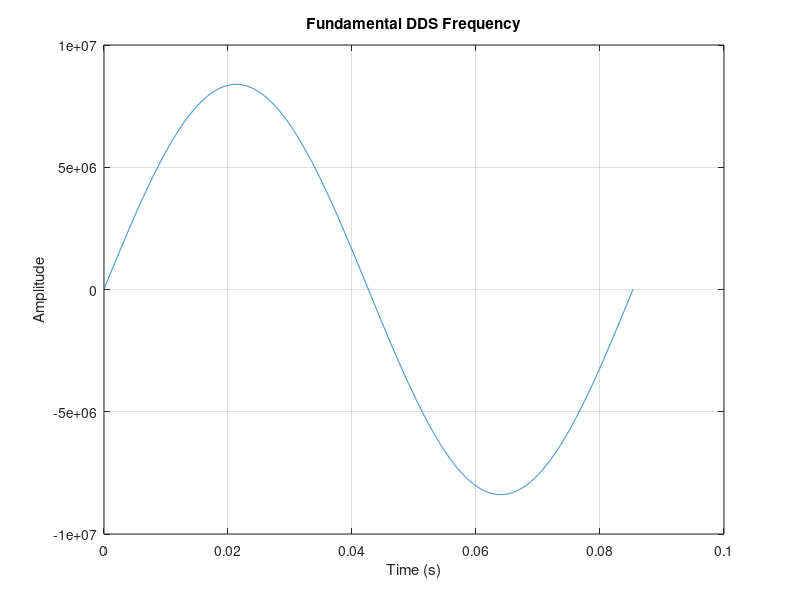

This figure's MATLAB source: (Note: this script raises an error after producing the figure.)
%--------------------------------------------------------------------------
% ENGS 128 - 25S
% Author: Kendall Farnham 
%--------------------------------------------------------------------------
%   Create a COE file containing DDS samples
%   Determine the phase codes for specified frequencies
%--------------------------------------------------------------------------
clear all
close all
%--------------------------------------------------------------------------
% Specify parameters
%--------------------------------------------------------------------------
% DDS parameters
dds_data_width = 24;    % audio data width
dds_clk_freq = 48000;   % sampling frequency
dds_phase_width = 12;   % data width of dds phase increment signal
is_unsigned = false;    % signed (false) or unsigned (true) data


% COE file parameters
save_coe = true;        % true/false save the COE file
coe_filename = 'lab3_audio_sine.coe';    % where to save the COE file

% Specify frequencies for phase increment calculation
freqs = [65.4, 131, 262, 523.25, 1046.5, 2093];
%--------------------------------------------------------------------------
% DDS calculations
%--------------------------------------------------------------------------
nsamples = 2^dds_phase_width;          % nsamples to fill memory block
dds_amplitude = 2^(dds_data_width-1);  % amplitude of the sine wave
%--------------------------------------------------------------------------
% Calculate the DDS samples to store in BRAM -- UNSIGNED
%--------------------------------------------------------------------------
if is_unsigned
    half_amplitude = 2^(dds_data_width-1);  % amplitude/2 = midpoint
    max_sine_val = 2^dds_data_width - 1;    % max value for this data width
    for n = 1:nsamples
        sine_wave(n) = round(half_amplitude + dds_amplitude*sin(2*pi*n/nsamples));
        if sine_wave(n) > max_sine_val
            sine_wave(n) = max_sine_val;    % ensure integer is in range
        end
    end
%--------------------------------------------------------------------------
% Calculate the DDS samples to store in BRAM -- SIGNED
%--------------------------------------------------------------------------
else
    max_sine_val = 2^(dds_data_width-1)-1; % max signed value for this data width
    for n = 1:nsamples
        sine_wave(n) = round(dds_amplitude*sin(2*pi*n/nsamples));
        if sine_wave(n) > max_sine_val
            sine_wave(n) = max_sine_val;    % ensure integer is in range
        end
    end
end

%--------------------------------------------------------------------------
% Plot the samples stored in BRAM (fundamental frequency)
t = 0:1/dds_clk_freq:(nsamples-1)/dds_clk_freq; % time vector
figure;
plot(t,sine_wave)
title('Fundamental DDS Frequency')
xlabel('Time (s)'), ylabel('Amplitude')
grid on

%--------------------------------------------------------------------------
% Calculate DDS frequencies generated 
%   First, calculate phase increment from desired freqs -- round to integer
%   Then, calculate generated DDS freqs from the integer phase increment
dds_df = dds_clk_freq/(2^dds_phase_width);  % df (phase resolution)
dds_phase_inc = round(freqs/dds_clk_freq * nsamples);  % calculate phase increment
dds_freqs = dds_phase_inc*dds_df;   % calculate signal freq from phase increment

%--------------------------------------------------------------------------
% Design files/parameters
%--------------------------------------------------------------------------
% Generate COE file for BRAM IP core
if save_coe
    generate_bram_coe(coe_filename,sine_wave,dds_data_width,16);
    disp(['COE file saved to  ' coe_filename])
end

